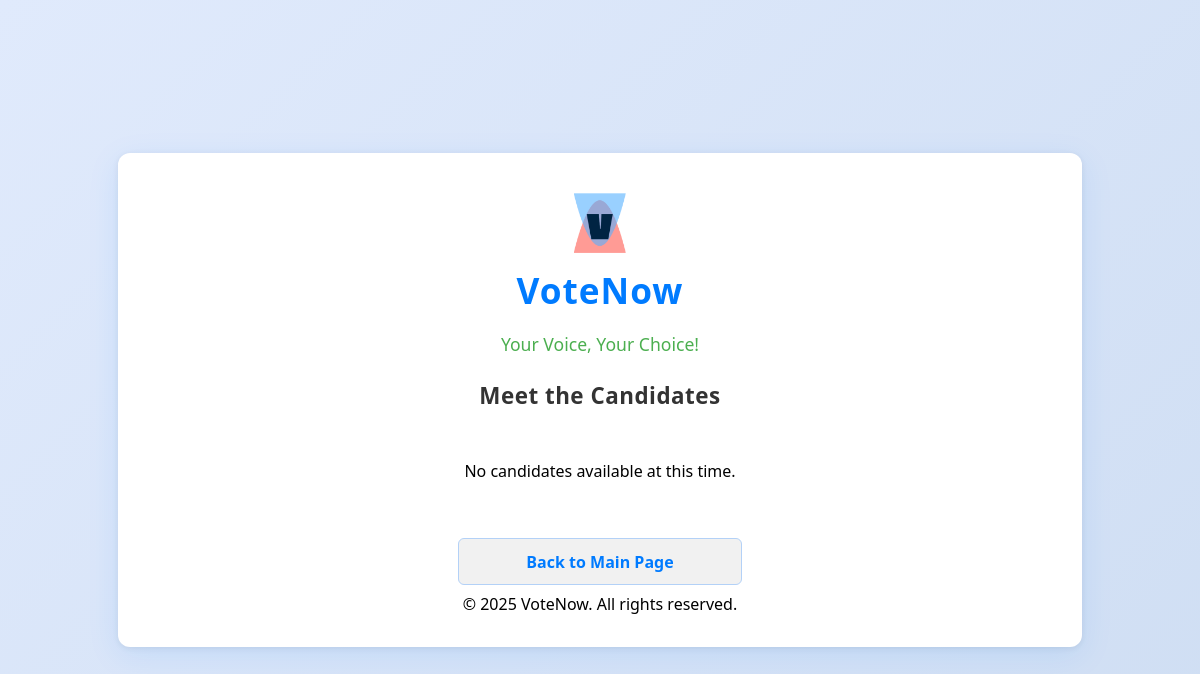
Before: /candidates/ with the older database file.
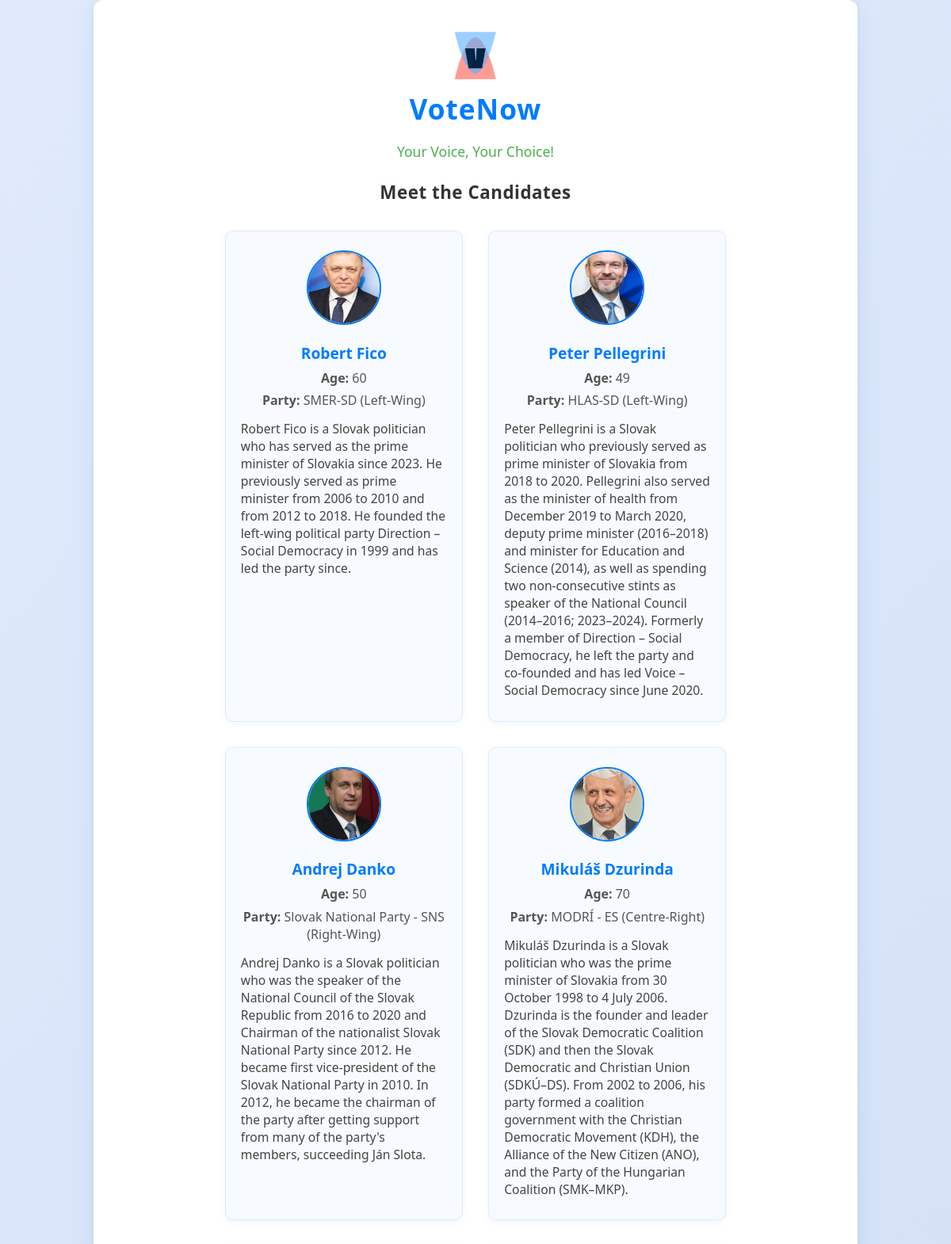
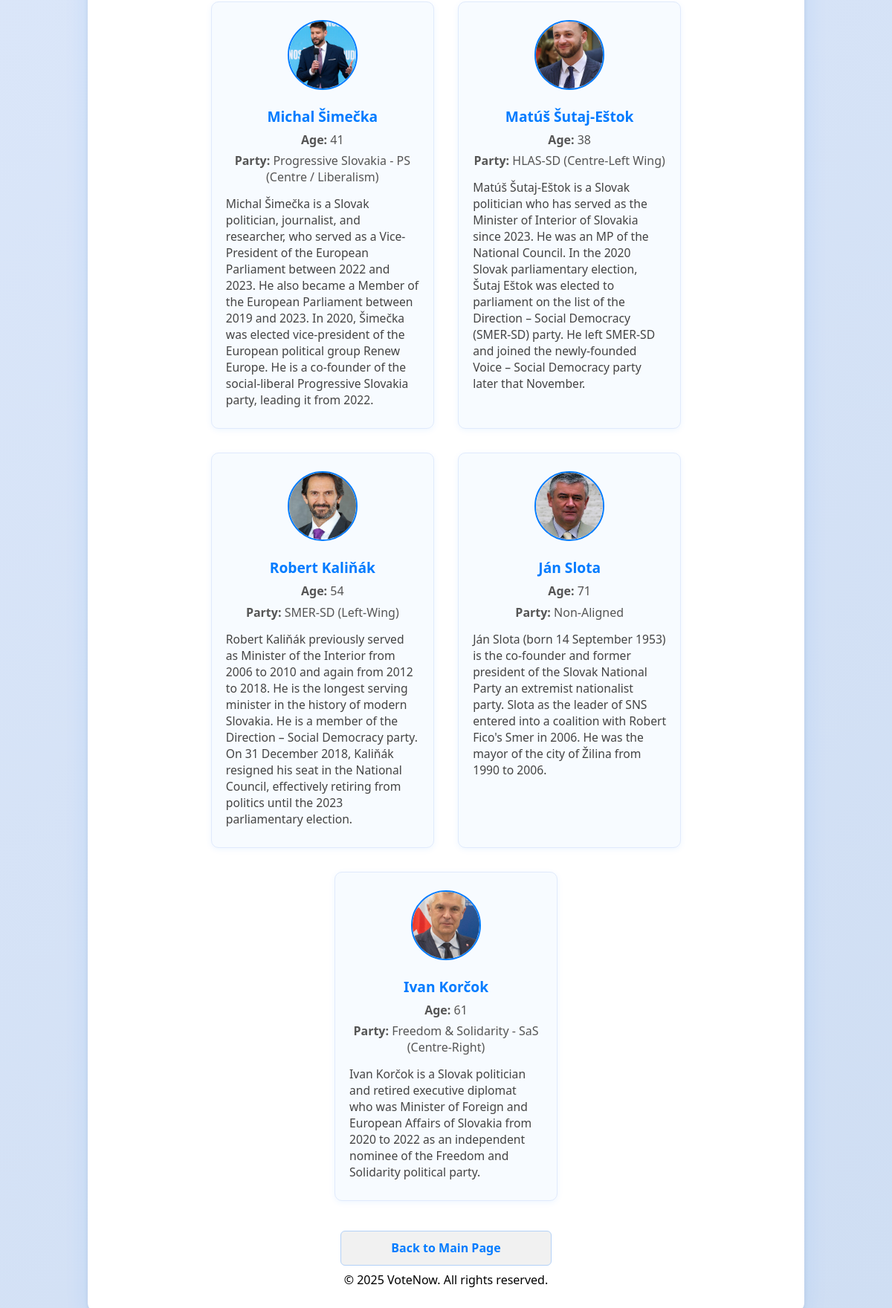
After: the same page with the newer database file (2 pictures, top to bottom).
### polls/models.py (models this page shows, shortened)
class Candidate(models.Model):
    name = models.CharField(max_length=100)
    age = models.PositiveIntegerField()
    party = models.CharField(max_length=100)
    biography = models.TextField()
    photo = models.ImageField(upload_to='candidates/')

### polls/views.py (the view)
# urls.py: path("candidates/", views.main_page, name="main_page"),
def main_page(request):
    candidates = Candidate.objects.all()
    return render(request, 'candidates/main_page.html', {'candidates': candidates})

### polls/templates/candidates/main_page.html (shortened to what this page needs)
{% load static %}
<!DOCTYPE html>
<html lang="en">
<head>
    <link rel="stylesheet" href="{% static 'polls/main-page.css' %}">
</head>
<body>
    <div class="container">
        <div class="site-header">
            <img src="{% static 'polls/vote-logo.png' %}" alt="VoteNow Logo" class="logo" />
            <h1>VoteNow</h1>
            <p class="tagline">Your Voice, Your Choice!</p>
        </div>
        <h2 class="candidates-title">Meet the Candidates</h2>
        <div class="candidates-list">
            {% for candidate in candidates %}
            <div class="candidate-card">
                <img src="{{ candidate.photo.url }}" alt="{{ candidate.name }} Photo" class="candidate-photo" />
                <h3 class="candidate-name">{{ candidate.name }}</h3>
                <p class="candidate-info"><strong>Age:</strong> {{ candidate.age }}</p>
                <p class="candidate-info"><strong>Party:</strong> {{ candidate.party }}</p>
                <p class="candidate-bio">{{ candidate.biography }}</p>
            </div>
            {% empty %}
            <p>No candidates available at this time.</p>
            {% endfor %}
        </div>
        <a href="{% url 'polls:index' %}" class="button secondary">Back to Main Page</a>
        <br>
        &copy; 2025 VoteNow. All rights reserved.
    </div>
</body>
</html>

### polls/static/polls/main-page.css (style rules this page uses)
body { font-family: 'Segoe UI', 'Roboto', Arial, sans-serif; background: linear-gradient(135deg, #e0eafc 0%, #cfdef3 100%); margin: 0; padding: 0; display: flex; justify-content: center; align-items: center; min-height: 100vh; }
.container { background: white; padding: 2.5em 2em 2em 2em; border-radius: 12px; box-shadow: 0 8px 32px rgba(0, 123, 255, 0.10), 0 1.5px 6px rgba(0,0,0,0.07); max-width: 900px; width: 100%; text-align: center; position: relative; }
.site-header { margin-bottom: 1.5em; }
.logo { width: 60px; height: 60px; object-fit: contain; margin-bottom: 0.5em; }
h1 { font-size: 2.2em; margin: 0 0 0.2em 0; color: #007BFF; letter-spacing: 1px; }
.tagline { font-size: 1.1em; color: #4CAF50; margin-bottom: 0.5em; }
.candidates-title { color: #333; margin-bottom: 1.5em; font-size: 1.4em; letter-spacing: 0.5px; }
.candidates-list { display: flex; flex-wrap: wrap; gap: 2em; justify-content: center; margin-bottom: 2em; }
.candidate-card { background: #f7fbff; border-radius: 10px; box-shadow: 0 2px 8px rgba(0,123,255,0.07); padding: 1.5em 1.2em; width: 260px; display: flex; flex-direction: column; align-items: center; border: 1.5px solid #e0eafc; transition: box-shadow 0.2s, transform 0.2s; }
.candidate-photo { width: 90px; height: 90px; object-fit: cover; border-radius: 50%; margin-bottom: 1em; border: 2px solid #007BFF; background: #fff; }
.candidate-name { font-size: 1.2em; color: #007BFF; margin: 0.3em 0 0.2em 0; font-weight: bold; }
.candidate-info { color: #555; font-size: 1em; margin: 0.2em 0; }
.candidate-bio { color: #444; font-size: 0.98em; margin-top: 0.7em; margin-bottom: 0.2em; text-align: left; }
.button, button { background: linear-gradient(90deg, #007BFF 60%, #4CAF50 100%); color: white; border: none; padding: 0.7em 1em; font-size: 1em; border-radius: 6px; cursor: pointer; font-weight: bold; margin-bottom: 0.5em; box-shadow: 0 2px 8px rgba(0,123,255,0.07); transition: background 0.2s, transform 0.2s; width: 100%; max-width: 250px; display: inline-block; }
.button.secondary { background: #f1f1f1; color: #007BFF; border: 1.5px solid #b3d1f7; margin-top: 0.5em; box-shadow: none; }
a { color: #007BFF; text-decoration: none; transition: color 0.2s; }

Changed rows visible on the page:
added Candidate: photo (picture), name "Robert Fico", age "60", party "SMER-SD (Left-Wing)", biography "Robert Fico is a Slovak politician who has served as the prime minister of Slovakia since 2023. He previously served as prime minister from 2006 to 2010 and from 2012 to 2018. He founded the left-wing political party Direction – Social Democracy in 1999 and has led the party since."
added Candidate: photo (picture), name "Peter Pellegrini", age "49", party "HLAS-SD (Left-Wing)", biography "Peter Pellegrini is a Slovak politician who previously served as prime minister of Slovakia from 2018 to 2020. Pellegrini also served as the minister of health from December 2019 to March 2020, deputy prime minister (2016–2018) and minister for Education and Science (2014), as well as spending two non-consecutive stints as speaker of the National Council (2014–2016; 2023–2024). Formerly a member of Direction – Social Democracy, he left the party and co-founded and has led Voice – Social Democracy since June 2020."
added Candidate: photo (picture), name "Andrej Danko", age "50", party "Slovak National Party - SNS (Right-Wing)", biography "Andrej Danko is a Slovak politician who was the speaker of the National Council of the Slovak Republic from 2016 to 2020 and Chairman of the nationalist Slovak National Party since 2012. He became first vice-president of the Slovak National Party in 2010. In 2012, he became the chairman of the party after getting support from many of the party's members, succeeding Ján Slota."
added Candidate: photo (picture), name "Mikuláš Dzurinda", age "70", party "MODRÍ - ES (Centre-Right)", biography "Mikuláš Dzurinda is a Slovak politician who was the prime minister of Slovakia from 30 October 1998 to 4 July 2006. Dzurinda is the founder and leader of the Slovak Democratic Coalition (SDK) and then the Slovak Democratic and Christian Union (SDKÚ–DS). From 2002 to 2006, his party formed a coalition government with the Christian Democratic Movement (KDH), the Alliance of the New Citizen (ANO), and the Party of the Hungarian Coalition (SMK–MKP)."
added Candidate: photo (picture), name "Michal Šimečka", age "41", party "Progressive Slovakia - PS (Centre / Liberalism)", biography "Michal Šimečka is a Slovak politician, journalist, and researcher, who served as a Vice-President of the European Parliament between 2022 and 2023. He also became a Member of the European Parliament between 2019 and 2023. In 2020, Šimečka was elected vice-president of the European political group Renew Europe. He is a co-founder of the social-liberal Progressive Slovakia party, leading it from 2022."
added Candidate: photo (picture), name "Matúš Šutaj-Eštok", age "38", party "HLAS-SD (Centre-Left Wing)", biography "Matúš Šutaj-Eštok is a Slovak politician who has served as the Minister of Interior of Slovakia since 2023. He was an MP of the National Council. In the 2020 Slovak parliamentary election, Šutaj Eštok was elected to parliament on the list of the Direction – Social Democracy (SMER-SD) party. He left SMER-SD and joined the newly-founded Voice – Social Democracy party later that November."
added Candidate: photo (picture), name "Robert Kaliňák", age "54", party "SMER-SD (Left-Wing)", biography "Robert Kaliňák previously served as Minister of the Interior from 2006 to 2010 and again from 2012 to 2018. He is the longest serving minister in the history of modern Slovakia. He is a member of the Direction – Social Democracy party. On 31 December 2018, Kaliňák resigned his seat in the National Council, effectively retiring from politics until the 2023 parliamentary election."
added Candidate: photo (picture), name "Ján Slota", age "71", party "Non-Aligned", biography "Ján Slota (born 14 September 1953) is the co-founder and former president of the Slovak National Party an extremist nationalist party. Slota as the leader of SNS entered into a coalition with Robert Fico's Smer in 2006. He was the mayor of the city of Žilina from 1990 to 2006."
added Candidate: photo (picture), name "Ivan Korčok", age "61", party "Freedom & Solidarity - SaS (Centre-Right)", biography "Ivan Korčok is a Slovak politician and retired executive diplomat who was Minister of Foreign and European Affairs of Slovakia from 2020 to 2022 as an independent nominee of the Freedom and Solidarity political party."
Other visible differences:
text no longer shown: "No candidates available at this time."
